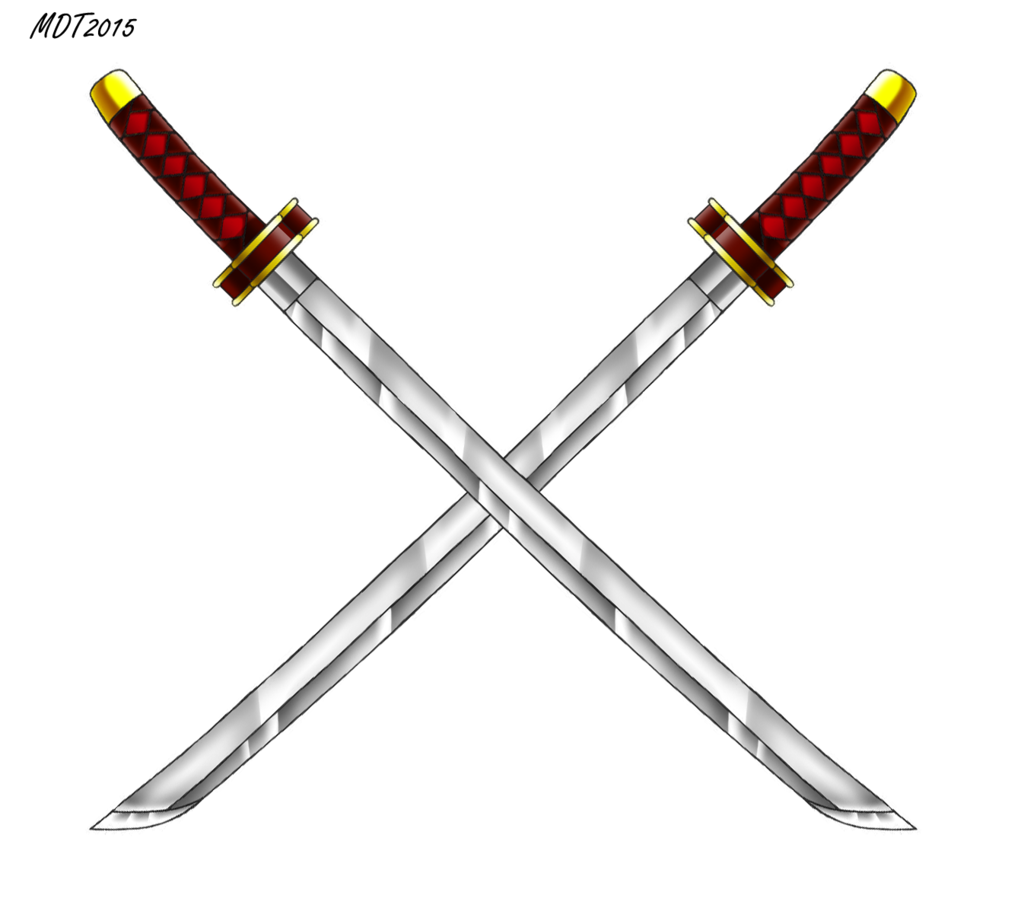
#> input picture assets/spade_incrociate.png, 1024 x 921 px
$ python image_generator.py
#> lines starting #> are read from the running program, lines starting #| are printed output that depends on the picture; after the words box and inside, x2 and y2 are one past the last pixel; in counts of white or black regions, pixels touching at a corner belong together
import json
import random
from PIL import Image, ImageDraw, ImageFont

import os

def load_countries():
    """Carica la lista completa dei paesi con bandiere."""
    with open("full_countries.json", "r", encoding="utf-8") as f:
#> (reads full_countries.json from the repository)
        data = json.load(f)
    return data["countries"]

def add_border(image, border_size=5, border_color="black"):
    """Aggiunge un bordo all'immagine."""
    bordered_image = Image.new("RGB", (image.width + 2 * border_size, image.height + 2 * border_size), border_color)
    bordered_image.paste(image, (border_size, border_size))
    return bordered_image

def generate_match_image(country1, flag1_path, move1, country2, flag2_path, move2, round_num):
    """Genera un'immagine del match con i dettagli delle bandiere e delle mosse."""
#> called with country1 = 'Lithuania', flag1_path = 'assets/flags\\lithuania.png', move1 = 'Paper', country2 = 'Zimbabwe', flag2_path = 'assets/flags\\zimbabwe.png', move2 = 'Rock', round_num = 5
    width, height = 1200, 675  # Formato Twitter (16:9)
    background = Image.new("RGB", (width, height), "white")
#> background: PIL image 1200x675 RGB; every value is 255
    draw = ImageDraw.Draw(background)

    # Gestisci flag1
    if flag1_path and os.path.exists(flag1_path):
        try:
            flag1_img = Image.open(flag1_path).resize((400, 250))
            flag1_img = add_border(flag1_img)
        except Exception as e:
            print(f"Errore caricamento bandiera per {country1}: {e}")
            flag1_img = Image.new("RGB", (410, 260), "gray")
    else:
        print(f"Bandiera per {country1} non disponibile. Usando placeholder.")
        flag1_img = Image.new("RGB", (410, 260), "gray")
#> flag1_img: PIL image 410x260 RGB; every value is 128

    # Gestisci flag2
    if flag2_path and os.path.exists(flag2_path):
        try:
            flag2_img = Image.open(flag2_path).resize((400, 250))
            flag2_img = add_border(flag2_img)
        except Exception as e:
            print(f"Errore caricamento bandiera per {country2}: {e}")
            flag2_img = Image.new("RGB", (410, 260), "gray")
    else:
        print(f"Bandiera per {country2} non disponibile. Usando placeholder.")
        flag2_img = Image.new("RGB", (410, 260), "gray")

    try:
        battle_icon = Image.open("assets/spade_incrociate.png").convert("RGBA").resize((150, 150))
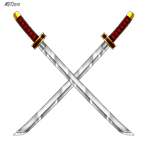
#> battle_icon: PIL image 150x150 RGBA; mean R, G, B, A 20.3, 18.4, 17.5, 30.2; transparent parts drawn white
    except Exception as e:
        print(f"Errore caricamento icona di battaglia: {e}")
        battle_icon = Image.new("RGBA", (150, 150), (255, 255, 255, 0))  # Trasparente

    x_offset = (width - (flag1_img.width + battle_icon.width + flag2_img.width)) // 2
#> x_offset = 115
    y_offset = (height - flag1_img.height) // 2 + 50
#> y_offset = 257

    background.paste(flag1_img, (x_offset, y_offset))
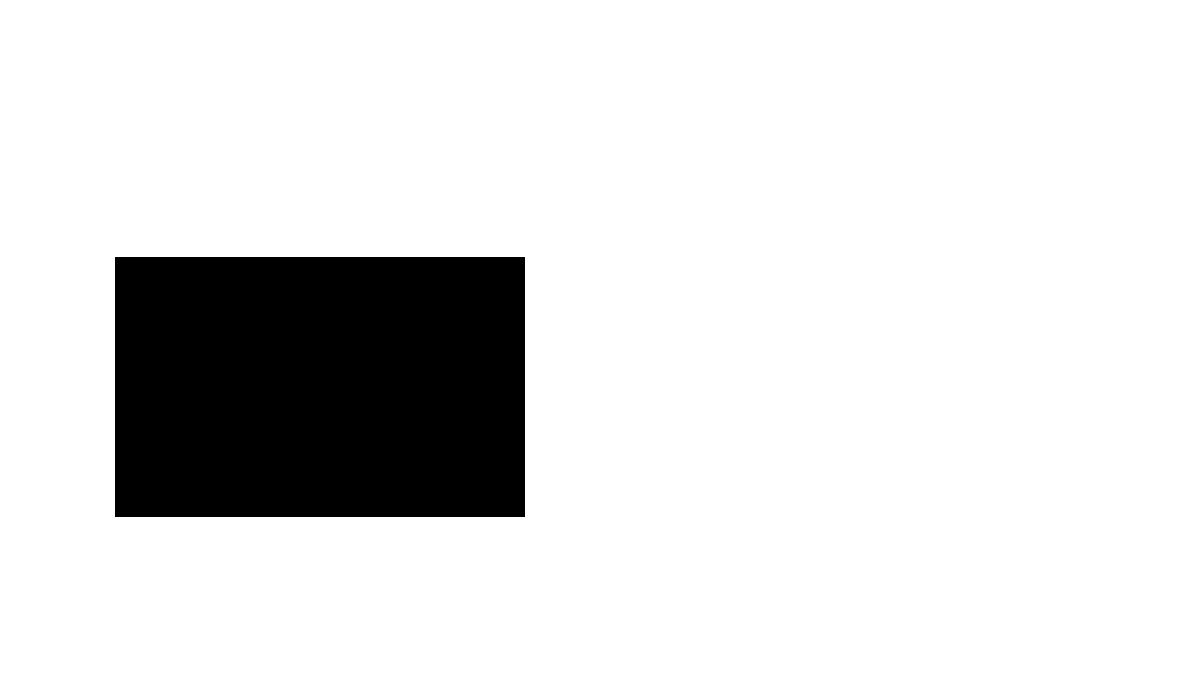
#> background: PIL image 1200x675 RGB; values 128 (black) and 255 (white), 86.8% white; 1 black region, box (x1, y1, x2, y2) and area: (115, 257, 525, 517) 106600
    background.paste(battle_icon, (x_offset + flag1_img.width + 20, (height - battle_icon.height) // 2), battle_icon)
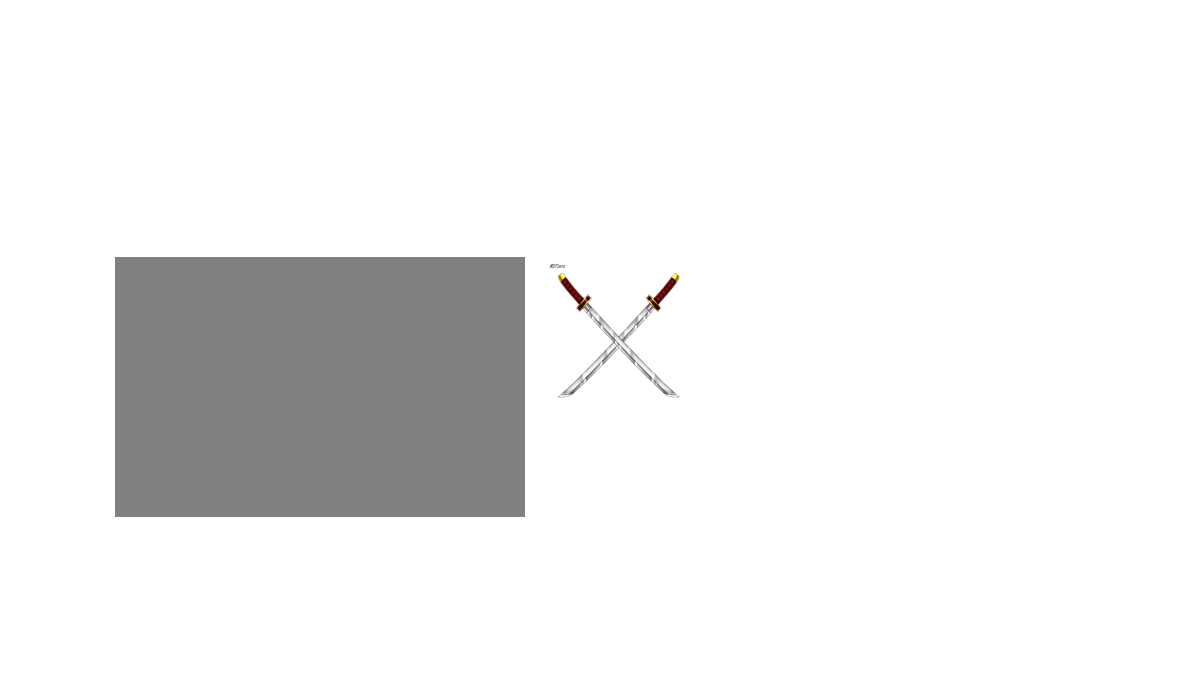
#> background: PIL image 1200x675 RGB; mean R, G, B 238, 237.9, 237.9
    background.paste(flag2_img, (x_offset + flag1_img.width + battle_icon.width + 40, y_offset))
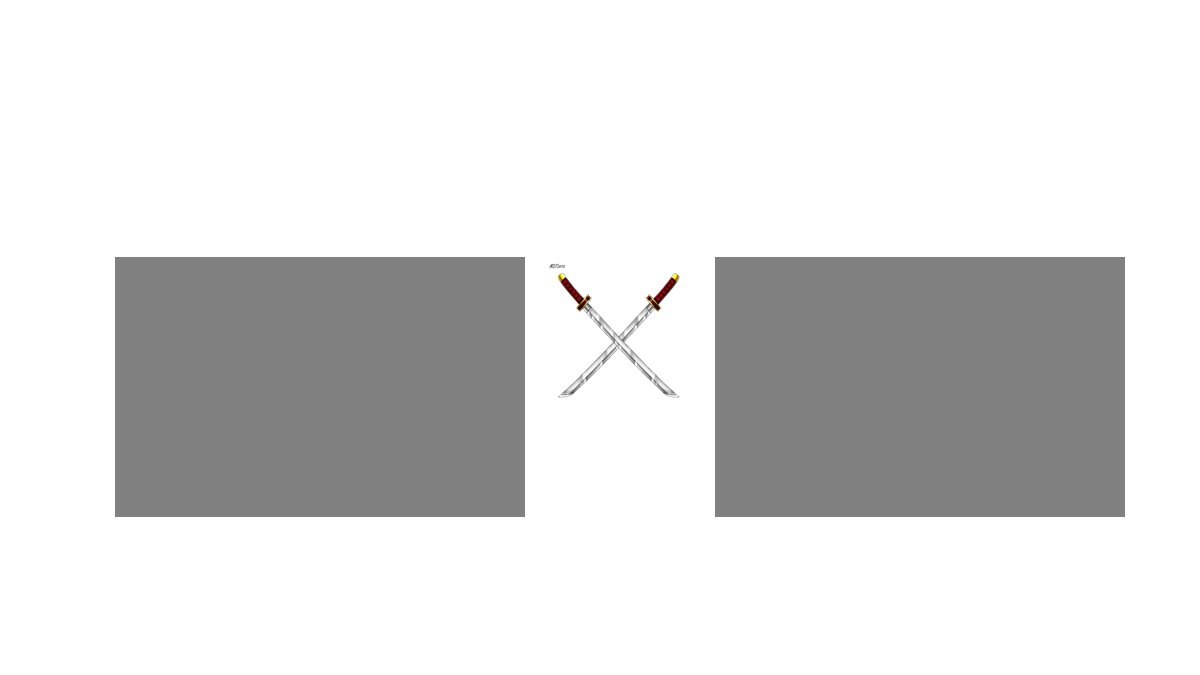
#> background: PIL image 1200x675 RGB; mean R, G, B 221.3, 221.2, 221.2

    try:
        font = ImageFont.truetype("arial.ttf", 40)
    except:
        font = ImageFont.load_default()

    round_text = f"Round {round_num}"
    draw.text(((width - draw.textbbox((0, 0), round_text, font=font)[2]) // 2, 20), round_text, font=font, fill="black")

    move1_text = f"{move1}"
    move2_text = f"{move2}"
    draw.text((x_offset + (flag1_img.width // 2) - 20, y_offset + flag1_img.height + 10), move1_text, font=font, fill="blue")
    draw.text((x_offset + flag1_img.width + battle_icon.width + 40 + (flag2_img.width // 2) - 20, y_offset + flag2_img.height + 10), move2_text, font=font, fill="red")

    img_path = "current_match.png"
    background.save(img_path)
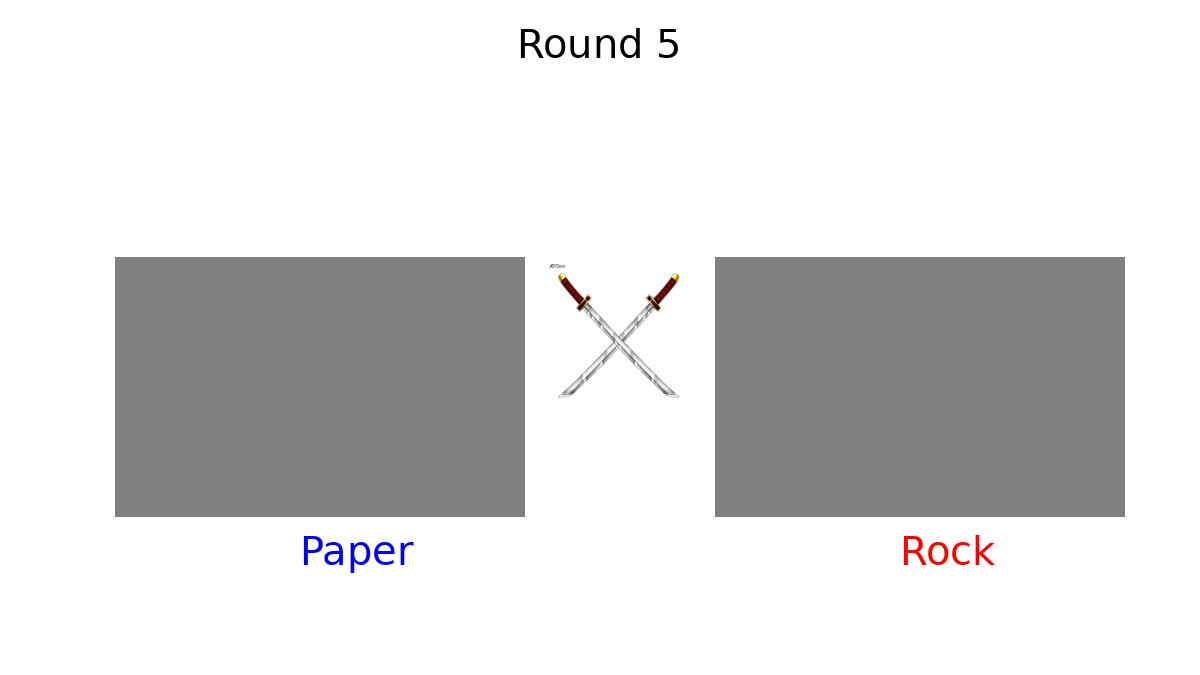
#> saved as current_match.png: PIL image 1200x675 RGB; mean R, G, B 220.5, 220.2, 220.5
    print(f"✅ Immagine del match salvata come {img_path}.")

    return img_path

def test_generate_match_image():
    """Testa la generazione dell'immagine con due paesi casuali."""
    countries = load_countries()
    country1, country2 = random.sample(countries, 2)
    move1, move2 = random.choice(["Rock", "Paper", "Scissors"]), random.choice(["Rock", "Paper", "Scissors"])

    generate_match_image(
        country1["name"], country1["flag"], move1,
        country2["name"], country2["flag"], move2,
        round_num=random.randint(1, 10)
    )

if __name__ == "__main__":
    test_generate_match_image()
